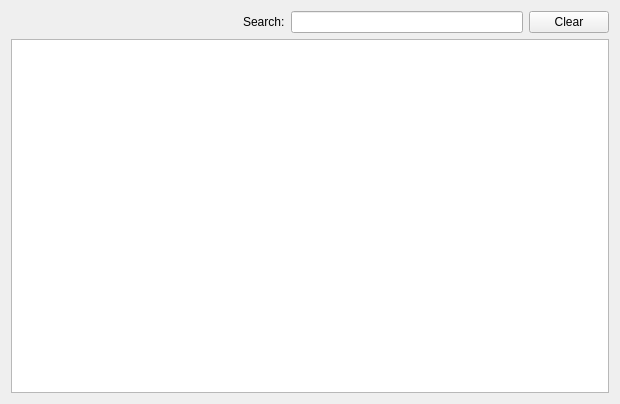
<?xml version="1.0" encoding="UTF-8"?>
<ui version="4.0">
 <class>SupplierWidget</class>
 <widget class="QWidget" name="SupplierWidget">
  <property name="geometry">
   <rect>
    <x>0</x>
    <y>0</y>
    <width>620</width>
    <height>404</height>
   </rect>
  </property>
  <property name="windowTitle">
   <string>Suppliers</string>
  </property>
  <layout class="QGridLayout" name="gridLayout">
   <item row="0" column="0">
    <layout class="QHBoxLayout" name="searchLayout">
     <item>
      <spacer name="horizontalSpacer">
       <property name="orientation">
        <enum>Qt::Horizontal</enum>
       </property>
       <property name="sizeHint" stdset="0">
        <size>
         <width>40</width>
         <height>20</height>
        </size>
       </property>
      </spacer>
     </item>
     <item>
      <widget class="QLabel" name="searchLabel">
       <property name="text">
        <string>Search:</string>
       </property>
      </widget>
     </item>
     <item>
      <widget class="QLineEdit" name="txtSearch"/>
     </item>
     <item>
      <widget class="QPushButton" name="btnClearSearch">
       <property name="text">
        <string>Clear</string>
       </property>
      </widget>
     </item>
    </layout>
   </item>
   <item row="1" column="0">
    <widget class="QTableView" name="tableView">
     <property name="alternatingRowColors">
      <bool>true</bool>
     </property>
     <property name="selectionMode">
      <enum>QAbstractItemView::SingleSelection</enum>
     </property>
     <property name="selectionBehavior">
      <enum>QAbstractItemView::SelectRows</enum>
     </property>
     <property name="sortingEnabled">
      <bool>false</bool>
     </property>
     <property name="wordWrap">
      <bool>false</bool>
     </property>
     <attribute name="horizontalHeaderVisible">
      <bool>true</bool>
     </attribute>
     <attribute name="horizontalHeaderCascadingSectionResizes">
      <bool>true</bool>
     </attribute>
     <attribute name="horizontalHeaderStretchLastSection">
      <bool>true</bool>
     </attribute>
     <attribute name="verticalHeaderVisible">
      <bool>false</bool>
     </attribute>
    </widget>
   </item>
  </layout>
 </widget>
 <resources/>
 <connections/>
</ui>
